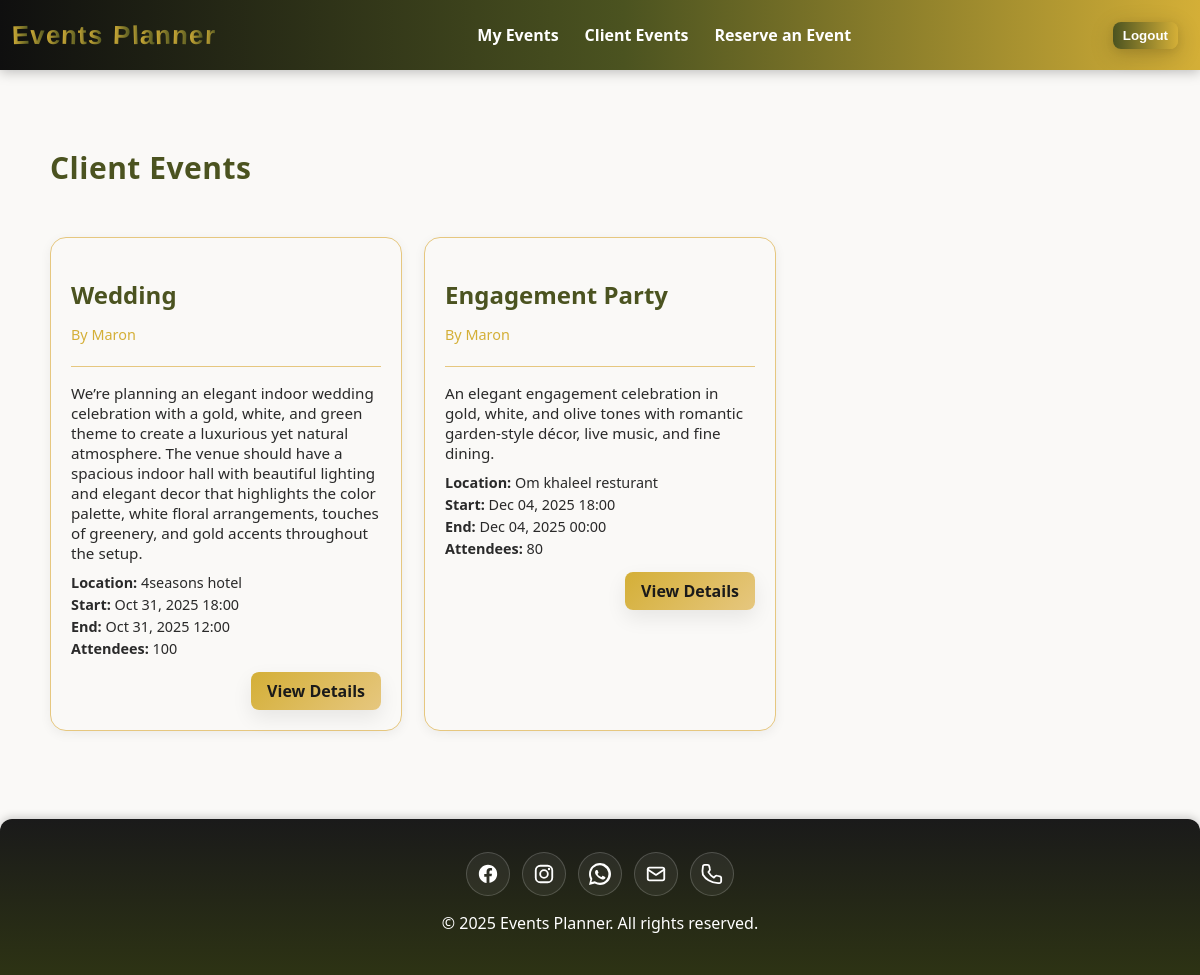
Before: /client-events/ (signed in) with the older database file.
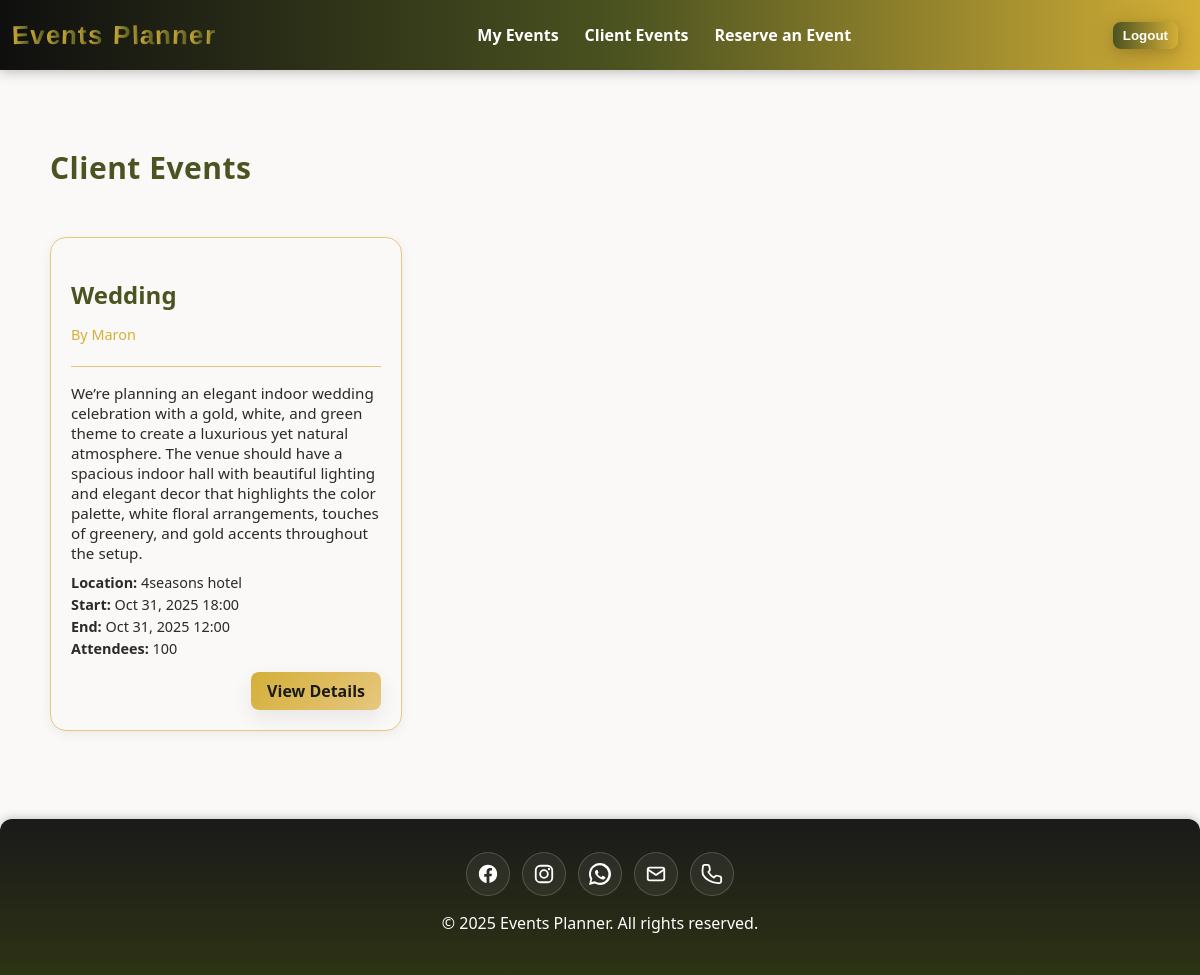
After: the same page with the newer database file.
### main_app/models.py (models this page shows, shortened)
class Event(models.Model):
  title = models.CharField(max_length=200)
  description = models.TextField(max_length=500)
  location = models.TextField(max_length=500)
  start_date = models.DateTimeField('Event Date')
  end_date = models.DateTimeField('Event End Date')
  created_date = models.DateTimeField(auto_now=True)
  updated_date = models.DateTimeField(auto_now=True)
  attendees_count = models.IntegerField()
  theme_colors = models.CharField(max_length=100)
  theme_images = models.ImageField(upload_to='events/%Y/%m/',
        blank=True,
        null=True)
  user = models.ForeignKey(
        settings.AUTH_USER_MODEL,
        on_delete=models.CASCADE,
        related_name='events'
    )

### main_app/views.py (the view)
# urls.py: path('client-events/', views.client_events, name='client-events'),
@staff_member_required
def client_events(request):
    events = (
        Event.objects.select_related('user')
        .filter(user__is_staff=False)
        .order_by('start_date')
    )
    return render(request, 'events/client_events.html', {'events': events})

### main_app/templates/events/client_events.html
{% extends 'base.html' %}
{% load static %}
{% block head %}
  <link rel="stylesheet" href="{% static 'css/client-events.css' %}" />
{% endblock %}
{% block content %}
  <section class="client-events-page">
    <div class="events-header">
      <h1 class="page-title">Client Events</h1>
    </div>
    {% if events %}
      <div class="client-events-grid">
        {% for event in events %}
          <article class="client-event-card">
            <div class="event-card-header">
              <h2 class="event-title">{{ event.title }}</h2>
              <p class="event-owner">by {{ event.user.username }}</p>
            </div>
            <div class="event-card-body">
              <p class="event-description">{{ event.description|default:'No description provided.' }}</p>
              <ul class="event-details">
                <li>
                  <strong>Location:</strong> {{ event.location }}
                </li>
                <li>
                  <strong>Start:</strong> {{ event.start_date|date:'M d, Y H:i' }}
                </li>
                <li>
                  <strong>End:</strong> {{ event.end_date|date:'M d, Y H:i' }}
                </li>
                <li>
                  <strong>Attendees:</strong> {{ event.attendees_count }}
                </li>
              </ul>
            </div>
            <div class="event-card-footer">
              <a href="{% url 'event-details' event.pk %}" class="btn btn-view">View Details</a>
            </div>
          </article>
        {% endfor %}
      </div>
    {% else %}
      <div class="no-events">
        <img src="{% static 'images/empty.svg' %}" alt="No events" class="empty-img" />
        <h2>No client events found</h2>
        <p>Once clients start reserving events, they will appear here.</p>
      </div>
    {% endif %}
  </section>
{% endblock %}

Changed rows visible on the page:
no longer on this page (row edited): Event: title "Engagement Party", user.username "Maron", description "An elegant engagement celebration in gold, white, and olive tones with romantic garden-style décor, live music, and fine dining.", location "Om khaleel resturant", start_date "Dec 04, 2025 18:00", end_date "Dec 04, 2025 00:00", attendees_count "80"
